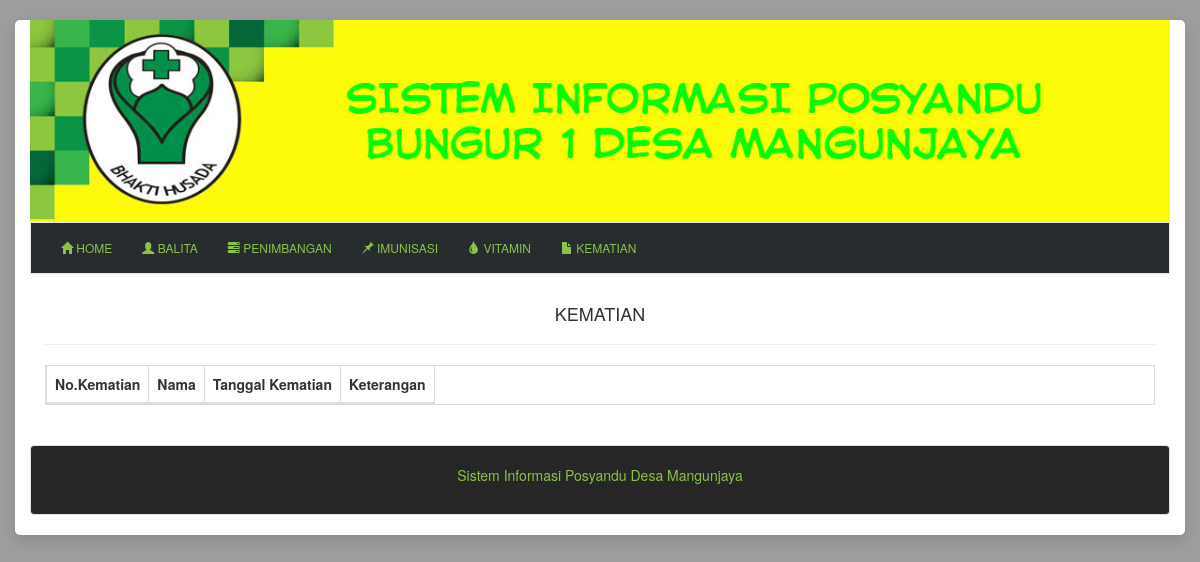
The app's page /?module=datakematian, older data.
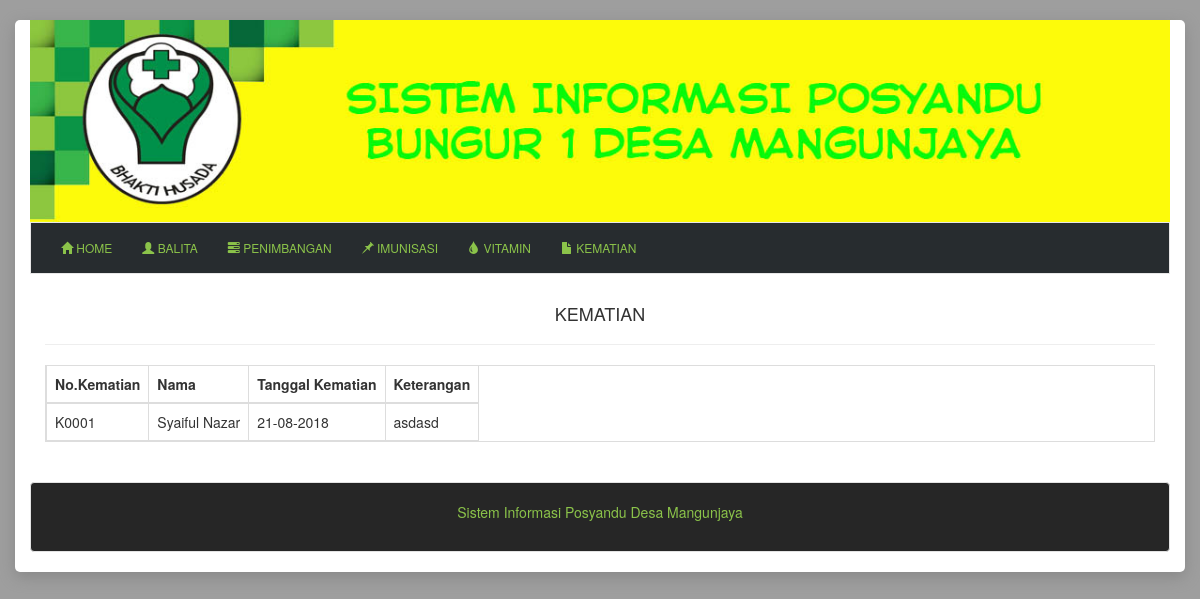
The same page, newer data.
### tables this page shows
CREATE TABLE `kematian` (
  `id_kematian` varchar(20) NOT NULL,
  `id_anak` varchar(20) NOT NULL,
  `tanggal_kematian` date NOT NULL,
  `keterangan` varchar(50) NOT NULL,
  `stat` int(11) DEFAULT '1'
);

CREATE TABLE `anak` (
  `id_anak` varchar(20) NOT NULL,
  `nama_anak` varchar(100) NOT NULL,
  `tanggal_lahir` date NOT NULL,
  `jenis_kelamin` varchar(15) NOT NULL,
  `nama_ibu` varchar(50) NOT NULL,
  `nama_ayah` varchar(50) NOT NULL,
  `alamat` varchar(255) NOT NULL,
  `panjang_badan` int(11) NOT NULL,
  `berat_lahir` int(11) NOT NULL,
  `lingkar_kepala` int(11) NOT NULL
);

### content/data_kematian.php (the view, shortened to what this page needs)
<?php
if (empty($_GET['act'])) : ?>
	<div class="col-md-12">
		<h4 style="text-align: center;">KEMATIAN</h4><hr>
		<div class="table-responsive">
			<table class="table table-bordered" id="table_kematian">
				<thead>
					<tr>
						<th>No.Kematian</th>
						<th>Nama</th>
						<th>Tanggal Kematian</th>
						<th>Keterangan</th>
					</tr>
				</thead>
				<tbody>
					<?php
					$tampil=mysqli_query($db, "SELECT id_kematian,
						nama_anak,
						DATE_FORMAT(tanggal_kematian, '%d-%m-%Y') as tanggal,
						keterangan  FROM kematian JOIN anak ON kematian.id_anak=anak.id_anak");
					while($row=mysqli_fetch_array($tampil)){
						?>
						<tr>
							<td><?php echo $row['id_kematian'];?></td>
							<td><?php echo $row['nama_anak'];?></td>
							<td><?php echo $row['tanggal'];?></td>
							<td><?php echo $row['keterangan'];?></td>
						</tr>
					<?php } ?>
				</tbody>
			</table>
 		</div>
		<br>
	</div>
	<?php endif ?>

Row changes from the older to the newer data that the page shows:
added kematian: id_kematian "K0001", id_anak.nama_anak "Syaiful Nazar", tanggal "21-08-2018", keterangan "asdasd"
